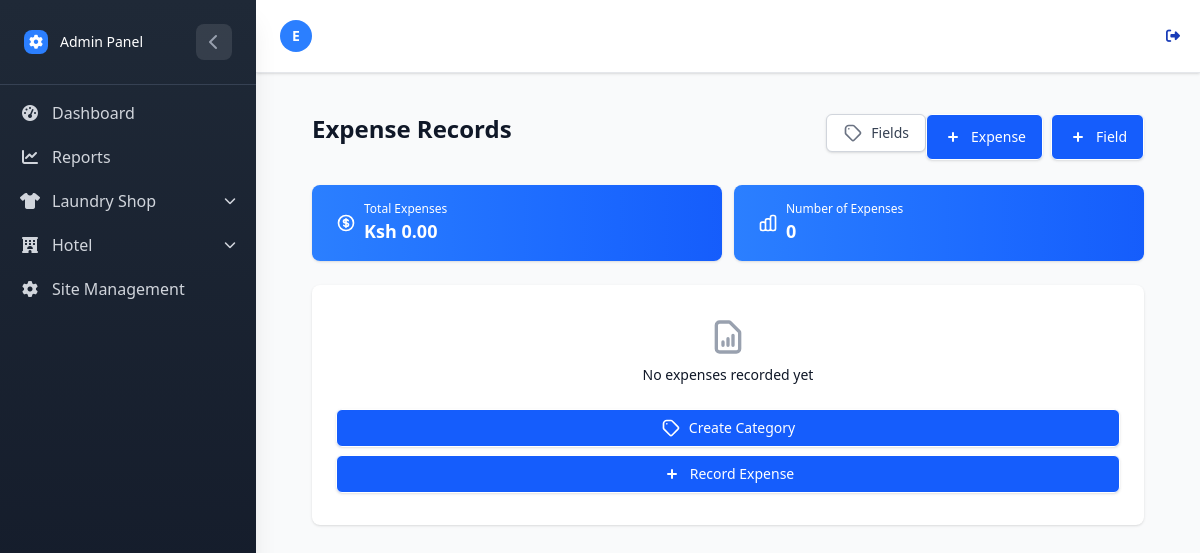
/Hotel/expenses/ (signed in), run on an earlier commit of the app's database.
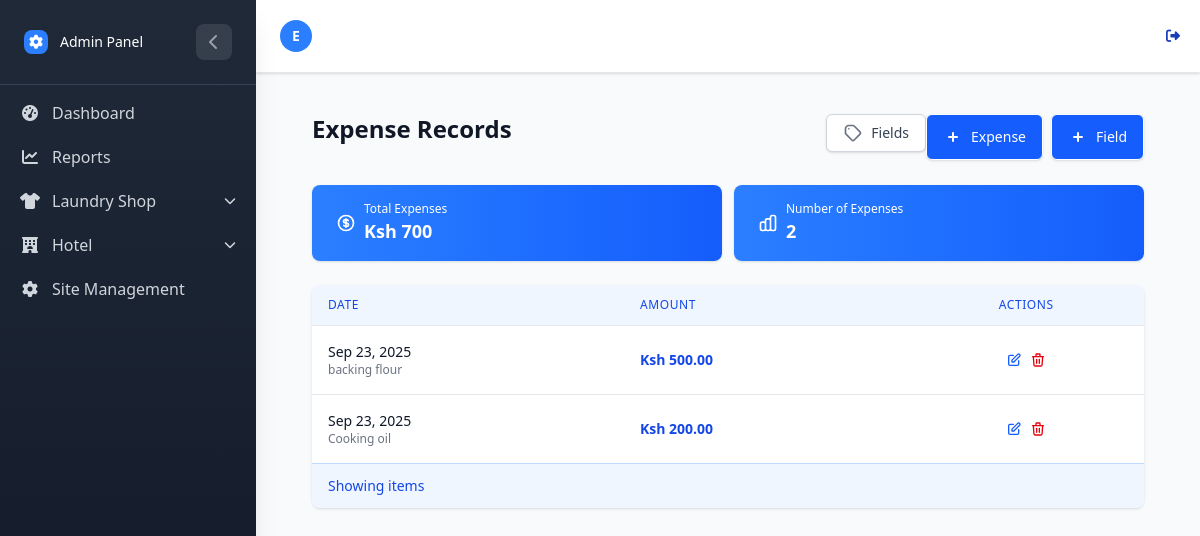
And on a later commit of the database.
### HotelApp/models.py (models this page shows, shortened)
class HotelExpenseRecord(models.Model):
    field = models.ForeignKey(
        HotelExpenseField, on_delete=models.CASCADE, related_name="records", db_index=True
    )
    amount = models.DecimalField(max_digits=10, decimal_places=2)
    date = models.DateField(auto_now_add=True, db_index=True)
    notes = models.CharField(max_length=150, null=True, blank=True)

class HotelExpenseField(models.Model):
    label = models.CharField(max_length=100, db_index=True)
    created_at = models.DateTimeField(auto_now_add=True)
    class Meta:
        unique_together = ('label',)  # Prevent duplicate labels

### HotelApp/Vews/expense.py (the view)
# urls.py: path('expenses/', expense_list, name='expense_list'),
@login_required
def expense_list(request):
    records = HotelExpenseRecord.objects.select_related("field").order_by("-date")
    total_amount = records.aggregate(Sum('amount'))['amount__sum'] or 0
    record_count = records.count()
    average_expense = records.aggregate(Avg('amount'))['amount__avg'] or 0
    context = {
        "records": records,
        "total_amount": total_amount,
        "record_count": record_count,
        "average_expense": round(average_expense, 2),
    }
    return render(request, "Hotelexpenses/expense_list.html", context)

### HotelApp/templates/Hotelexpenses/expense_list.html (shortened to what the changed rows need)
{% extends "../home.html" %}
{% block content %}
<div class="max-w-7xl mx-auto px-4 sm:px-6 lg:px-8 py-4 sm:py-6 lg:py-8">
    <div class="flex flex-col sm:flex-row sm:items-center sm:justify-between mb-6 sm:mb-8">
        <h1 class="text-2xl sm:text-3xl font-bold text-gray-900 mb-4 sm:mb-0">Expense Records</h1>
    </div>
    <div class="grid grid-cols-2 xs:grid-cols-1 gap-3 sm:gap-5 mb-6 sm:mb-8">
        <div class="bg-gradient-to-r from-blue-500 to-blue-600 overflow-hidden shadow rounded-lg text-white">
            <div class="px-4 py-4 sm:p-5">
                <div class="flex items-center">
                    <div class="ml-4 flex-1 min-w-0">
                        <dl>
                            <dd class="flex items-baseline">
                                <div class="text-lg sm:text-xl font-semibold">Ksh {{ total_amount|default:"0.00" }}
                                </div>
                            </dd>
                        </dl>
                    </div>
                </div>
            </div>
        </div>
        <div class="bg-gradient-to-r from-blue-500 to-blue-600 overflow-hidden shadow rounded-lg text-white">
            <div class="px-4 py-4 sm:p-5">
                <div class="flex items-center">
                    <div class="ml-4 flex-1 min-w-0">
                        <dl>
                            <dd class="flex items-baseline">
                                <div class="text-lg sm:text-xl font-semibold">{{ records.count }}</div>
                            </dd>
                        </dl>
                    </div>
                </div>
            </div>
        </div>
    </div>
    {% if records %}
    <div class="bg-white shadow overflow-hidden rounded-lg w-full">
        <div class="overflow-x-auto w-full">
            <table class="w-full divide-y divide-gray-200">
                <thead class="bg-blue-50">
                    <tr>
                        <th scope="col"
                            class="px-4 py-3 text-left text-xs font-medium text-blue-700 uppercase tracking-wider">
                            Date
                        </th>
                        <th scope="col"
                            class="px-4 py-3 text-left text-xs font-medium text-blue-700 uppercase tracking-wider">
                            Amount
                        </th>
                        <th scope="col"
                            class="px-4 py-3 text-right text-xs font-medium text-blue-700 uppercase tracking-wider">
                            Actions
                        </th>
                    </tr>
                </thead>
                <tbody class="bg-white divide-y divide-gray-200">
                    {% for record in records %}
                    <tr class="hover:bg-blue-50 transition-colors duration-150">
                        <td class="px-4 py-4 whitespace-nowrap">
                            <div class="text-sm font-medium text-gray-900">{{ record.date|date:"M d, Y" }}</div>
                            <div class="text-xs text-gray-500 sm:hidden">{{ record.field.label }}</div>
                        </td>
                        <td class="px-4 py-4 whitespace-nowrap">
                            <div class="text-sm font-semibold text-blue-700">Ksh {{ record.amount }}</div>
                        </td>
                        <td class="px-4 py-4 whitespace-nowrap text-right text-sm font-medium">
                            <div class="flex justify-center space-x-2">
                                <a href="{% url 'hotel:edit_expense_record' record.id %}"
                                    class="text-blue-600 hover:text-blue-800 p-1 rounded-full hover:bg-blue-100 transition-colors duration-150"
                                    title="Edit">
                                </a>
                                <a href="{% url 'hotel:delete_expense_record' record.id %}"
                                    class="text-red-600 hover:text-red-800 p-1 rounded-full hover:bg-red-100 transition-colors duration-150"
                                    title="Delete">
                                </a>
                            </div>
                        </td>
                    </tr>
                    {% endfor %}
                </tbody>
            </table>
        </div>
        <div class="bg-blue-50 px-4 py-3 flex items-center justify-between border-t border-blue-200">
            <div class="text-sm text-blue-700">
                <p class="sm:hidden">Showing {{ records.paginator.count }} items</p>
            </div>
        </div>
    </div>
    {% else %}
    <div class="bg-white overflow-hidden shadow rounded-lg">
        <div class="px-4 py-8 sm:px-6 text-center">
            <h3 class="mt-2 text-sm font-medium text-gray-900">No expenses recorded yet</h3>
            <div class="mt-6 space-y-2 sm:space-y-0 sm:space-x-3 sm:flex sm:justify-center">
                <a href="{% url 'hotel:createhotel_expense_field' %}"
                    class="w-full sm:w-auto inline-flex items-center justify-center px-4 py-2 border border-transparent shadow-sm text-sm font-medium rounded-md text-white bg-blue-600 hover:bg-blue-700 focus:outline-none focus:ring-2 focus:ring-offset-2 focus:ring-blue-500">
                    Create Category
                </a>
                <a href="{% url 'hotel:expense_form' %}"
                    class="w-full sm:w-auto inline-flex items-center justify-center px-4 py-2 border border-transparent shadow-sm text-sm font-medium rounded-md text-white bg-blue-600 hover:bg-blue-700 focus:outline-none focus:ring-2 focus:ring-offset-2 focus:ring-blue-500">
                    <svg class="-ml-1 mr-2 h-5 w-5" xmlns="http://www.w3.org/2000/svg" viewBox="0 0 20 20"
                        fill="currentColor">
                        <path fill-rule="evenodd"
                            d="M10 5a1 1 0 011 1v3h3a1 1 0 110 2h-3v3a1 1 0 11-2 0v-3H6a1 1 0 110-2h3V6a1 1 0 011-1z"
                            clip-rule="evenodd" />
                    </svg>
                    Record Expense
                </a>
            </div>
        </div>
    </div>
    {% endif %}
</div>
{% endblock %}

What changed in the data, as far as the page shows it:
added HotelExpenseRecord: date "Sep 23, 2025", field.label "backing flour", amount "500.00"
added HotelExpenseRecord: date "Sep 23, 2025", field.label "Cooking oil", amount "200.00"
Also different on the page:
{{ total_amount|default:"0.00" }}: "0.00" → "700"
{{ records.count }}: "0" → "2"
text no longer shown: "No expenses recorded yet Create Category Record Expense"
text now shown: "DATE AMOUNT ACTIONS Showing items"
